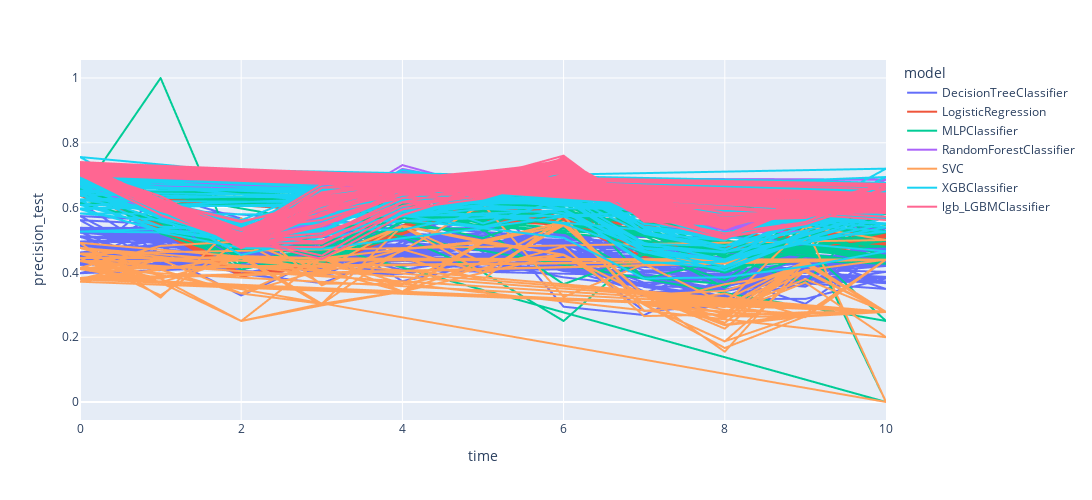

Write notebook code for a chart like this one.
### Code cell
outputs_metrics_wt_last.sort_values(['model_config','time']).plot(kind='line',x='time',y='precision_test',color='model', width=1300, height=500,labels={'metric':'precision'})

### Figure 1 — Plotly figure (JSON) as saved in the notebook; plotly's stock layout.template omitted (floating-point values rounded to 4 significant figures; data arrays with more than 128 entries replaced by an {"elided": "..."} marker saying what was removed)
{"data": [{"hovertemplate": "model=DecisionTreeClassifier<br>time=%{x}<br>precision_test=%{y}<extra></extra>", "legendgroup": "DecisionTreeClassifier", "line": {"color": "#636efa", "dash": "solid"}, "mode": "lines", "name": "DecisionTreeClassifier", "showlegend": true, "type": "scattergl", "x": {"elided": "297 int values"}, "xaxis": "x", "y": {"elided": "297 float values"}, "yaxis": "y"}, {"hovertemplate": "model=LogisticRegression<br>time=%{x}<br>precision_test=%{y}<extra></extra>", "legendgroup": "LogisticRegression", "line": {"color": "#EF553B", "dash": "solid"}, "mode": "lines", "name": "LogisticRegression", "showlegend": true, "type": "scattergl", "x": {"elided": "550 int values"}, "xaxis": "x", "y": {"elided": "550 float values"}, "yaxis": "y"}, {"hovertemplate": "model=MLPClassifier<br>time=%{x}<br>precision_test=%{y}<extra></extra>", "legendgroup": "MLPClassifier", "line": {"color": "#00cc96", "dash": "solid"}, "mode": "lines", "name": "MLPClassifier", "showlegend": true, "type": "scattergl", "x": {"elided": "231 int values"}, "xaxis": "x", "y": {"elided": "231 float values"}, "yaxis": "y"}, {"hovertemplate": "model=RandomForestClassifier<br>time=%{x}<br>precision_test=%{y}<extra></extra>", "legendgroup": "RandomForestClassifier", "line": {"color": "#ab63fa", "dash": "solid"}, "mode": "lines", "name": "RandomForestClassifier", "showlegend": true, "type": "scattergl", "x": {"elided": "550 int values"}, "xaxis": "x", "y": {"elided": "550 float values"}, "yaxis": "y"}, {"hovertemplate": "model=SVC<br>time=%{x}<br>precision_test=%{y}<extra></extra>", "legendgroup": "SVC", "line": {"color": "#FFA15A", "dash": "solid"}, "mode": "lines", "name": "SVC", "showlegend": true, "type": "scattergl", "x": {"elided": "286 int values"}, "xaxis": "x", "y": {"elided": "286 float values"}, "yaxis": "y"}, {"hovertemplate": "model=XGBClassifier<br>time=%{x}<br>precision_test=%{y}<extra></extra>", "legendgroup": "XGBClassifier", "line": {"color": "#19d3f3", "dash": "solid"}, "mode": "lines", "name": "XGBClassifier", "showlegend": true, "type": "scattergl", "x": {"elided": "484 int values"}, "xaxis": "x", "y": {"elided": "484 float values"}, "yaxis": "y"}, {"hovertemplate": "model=lgb_LGBMClassifier<br>time=%{x}<br>precision_test=%{y}<extra></extra>", "legendgroup": "lgb_LGBMClassifier", "line": {"color": "#FF6692", "dash": "solid"}, "mode": "lines", "name": "lgb_LGBMClassifier", "showlegend": true, "type": "scattergl", "x": {"elided": "484 int values"}, "xaxis": "x", "y": {"elided": "484 float values"}, "yaxis": "y"}], "layout": {"height": 500, "legend": {"title": {"text": "model"}, "tracegroupgap": 0}, "margin": {"t": 60}, "width": 1300, "xaxis": {"anchor": "y", "domain": [0, 1], "title": {"text": "time"}}, "yaxis": {"anchor": "x", "domain": [0, 1], "title": {"text": "precision_test"}}}}
